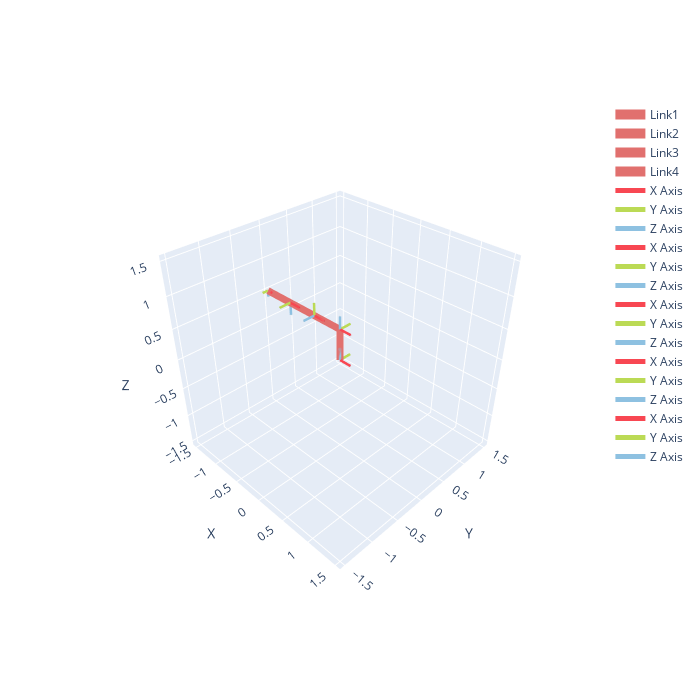

Notebook cell for this chart:
### Markdown cell above
Beginning with the default settings, we can easily adjust the robot's link length and actuator directions. These are important design parameters that we will explore further in the optimization chapter.

### Code cell
new_robot = generic.GenericFour(linklengths=[0.5, 0.5, 0.5, 0.5],
                                alpha=[0, np.pi/2, np.pi/2, 0],)
new_robot.plotly(new_robot.qz, save=True, path='./fig/g4_modified.png') # zero configuration

### Figure 1 — Plotly figure (JSON) as saved in the notebook; plotly's stock layout.template omitted (floating-point values rounded to 4 significant figures)
{"data": [{"line": {"color": "#E1706E", "width": 14}, "mode": "lines", "name": "Link1", "type": "scatter3d", "x": [0.0, 0.0], "y": [0.0, 0.0], "z": [0.0, 0.5]}, {"line": {"color": "#E1706E", "width": 14}, "mode": "lines", "name": "Link2", "type": "scatter3d", "x": [0.0, -0.5], "y": [0.0, 0.0], "z": [0.5, 0.5]}, {"line": {"color": "#E1706E", "width": 14}, "mode": "lines", "name": "Link3", "type": "scatter3d", "x": [-0.5, -1.0], "y": [0.0, 0.0], "z": [0.5, 0.5]}, {"line": {"color": "#E1706E", "width": 14}, "mode": "lines", "name": "Link4", "type": "scatter3d", "x": [-1.0, -1.5], "y": [0.0, 0.0], "z": [0.5, 0.5]}, {"line": {"color": "#F84752", "width": 5}, "mode": "lines", "name": "X Axis", "type": "scatter3d", "x": [0, 0.2], "y": [0, 0], "z": [0, 0]}, {"cmax": 1, "cmin": 0, "colorscale": [[0, "#F84752"], [1, "#F84752"]], "showscale": false, "sizemode": "absolute", "sizeref": 0.02, "type": "cone", "u": [1], "v": [0], "w": [0], "x": [0.2], "y": [0], "z": [0]}, {"line": {"color": "#BBDA55", "width": 5}, "mode": "lines", "name": "Y Axis", "type": "scatter3d", "x": [0, 0], "y": [0, 0.2], "z": [0, 0]}, {"cmax": 1, "cmin": 0, "colorscale": [[0, "#BBDA55"], [1, "#BBDA55"]], "showscale": false, "sizemode": "absolute", "sizeref": 0.02, "type": "cone", "u": [0], "v": [1], "w": [0], "x": [0], "y": [0.2], "z": [0]}, {"line": {"color": "#8EC1E1", "width": 5}, "mode": "lines", "name": "Z Axis", "type": "scatter3d", "x": [0, 0], "y": [0, 0], "z": [0, 0.2]}, {"cmax": 1, "cmin": 0, "colorscale": [[0, "#8EC1E1"], [1, "#8EC1E1"]], "showscale": false, "sizemode": "absolute", "sizeref": 0.02, "type": "cone", "u": [0], "v": [0], "w": [1], "x": [0], "y": [0], "z": [0.2]}, {"line": {"color": "#F84752", "width": 5}, "mode": "lines", "name": "X Axis", "type": "scatter3d", "x": [0, 0.2], "y": [0, 0], "z": [0.5, 0.5]}, {"cmax": 1, "cmin": 0, "colorscale": [[0, "#F84752"], [1, "#F84752"]], "showscale": false, "sizemode": "absolute", "sizeref": 0.02, "type": "cone", "u": [1], "v": [0], "w": [0], "x": [0.2], "y": [0], "z": [0.5]}, {"line": {"color": "#BBDA55", "width": 5}, "mode": "lines", "name": "Y Axis", "type": "scatter3d", "x": [0, 0], "y": [0, 0.2], "z": [0.5, 0.5]}, {"cmax": 1, "cmin": 0, "colorscale": [[0, "#BBDA55"], [1, "#BBDA55"]], "showscale": false, "sizemode": "absolute", "sizeref": 0.02, "type": "cone", "u": [0], "v": [1], "w": [0], "x": [0], "y": [0.2], "z": [0.5]}, {"line": {"color": "#8EC1E1", "width": 5}, "mode": "lines", "name": "Z Axis", "type": "scatter3d", "x": [0, 0], "y": [0, 0], "z": [0.5, 0.7]}, {"cmax": 1, "cmin": 0, "colorscale": [[0, "#8EC1E1"], [1, "#8EC1E1"]], "showscale": false, "sizemode": "absolute", "sizeref": 0.02, "type": "cone", "u": [0], "v": [0], "w": [1], "x": [0], "y": [0], "z": [0.7]}, {"line": {"color": "#F84752", "width": 5}, "mode": "lines", "name": "X Axis", "type": "scatter3d", "x": [-0.5, -0.3], "y": [0, 0], "z": [0.5, 0.5]}, {"cmax": 1, "cmin": 0, "colorscale": [[0, "#F84752"], [1, "#F84752"]], "showscale": false, "sizemode": "absolute", "sizeref": 0.02, "type": "cone", "u": [1], "v": [0], "w": [0], "x": [-0.3], "y": [0], "z": [0.5]}, {"line": {"color": "#BBDA55", "width": 5}, "mode": "lines", "name": "Y Axis", "type": "scatter3d", "x": [-0.5, -0.5], "y": [0, 1.225e-17], "z": [0.5, 0.7]}, {"cmax": 1, "cmin": 0, "colorscale": [[0, "#BBDA55"], [1, "#BBDA55"]], "showscale": false, "sizemode": "absolute", "sizeref": 0.02, "type": "cone", "u": [0], "v": [6.123e-17], "w": [1], "x": [-0.5], "y": [1.225e-17], "z": [0.7]}, {"line": {"color": "#8EC1E1", "width": 5}, "mode": "lines", "name": "Z Axis", "type": "scatter3d", "x": [-0.5, -0.5], "y": [0, -0.2], "z": [0.5, 0.5]}, {"cmax": 1, "cmin": 0, "colorscale": [[0, "#8EC1E1"], [1, "#8EC1E1"]], "showscale": false, "sizemode": "absolute", "sizeref": 0.02, "type": "cone", "u": [0], "v": [-1], "w": [6.123e-17], "x": [-0.5], "y": [-0.2], "z": [0.5]}, {"line": {"color": "#F84752", "width": 5}, "mode": "lines", "name": "X Axis", "type": "scatter3d", "x": [-1, -0.8], "y": [0, 0], "z": [0.5, 0.5]}, {"cmax": 1, "cmin": 0, "colorscale": [[0, "#F84752"], [1, "#F84752"]], "showscale": false, "sizemode": "absolute", "sizeref": 0.02, "type": "cone", "u": [1], "v": [0], "w": [0], "x": [-0.8], "y": [0], "z": [0.5]}, {"line": {"color": "#BBDA55", "width": 5}, "mode": "lines", "name": "Y Axis", "type": "scatter3d", "x": [-1, -1], "y": [0, -0.2], "z": [0.5, 0.5]}, {"cmax": 1, "cmin": 0, "colorscale": [[0, "#BBDA55"], [1, "#BBDA55"]], "showscale": false, "sizemode": "absolute", "sizeref": 0.02, "type": "cone", "u": [0], "v": [-1], "w": [1.225e-16], "x": [-1], "y": [-0.2], "z": [0.5]}, {"line": {"color": "#8EC1E1", "width": 5}, "mode": "lines", "name": "Z Axis", "type": "scatter3d", "x": [-1, -1], "y": [0, -2.449e-17], "z": [0.5, 0.3]}, {"cmax": 1, "cmin": 0, "colorscale": [[0, "#8EC1E1"], [1, "#8EC1E1"]], "showscale": false, "sizemode": "absolute", "sizeref": 0.02, "type": "cone", "u": [0], "v": [-1.225e-16], "w": [-1], "x": [-1], "y": [-2.449e-17], "z": [0.3]}, {"line": {"color": "#F84752", "width": 5}, "mode": "lines", "name": "X Axis", "type": "scatter3d", "x": [-1.5, -1.4], "y": [0, 0], "z": [0.5, 0.5]}, {"cmax": 1, "cmin": 0, "colorscale": [[0, "#F84752"], [1, "#F84752"]], "showscale": false, "sizemode": "absolute", "sizeref": 0.01, "type": "cone", "u": [1], "v": [0], "w": [0], "x": [-1.4], "y": [0], "z": [0.5]}, {"line": {"color": "#BBDA55", "width": 5}, "mode": "lines", "name": "Y Axis", "type": "scatter3d", "x": [-1.5, -1.5], "y": [0, -0.1], "z": [0.5, 0.5]}, {"cmax": 1, "cmin": 0, "colorscale": [[0, "#BBDA55"], [1, "#BBDA55"]], "showscale": false, "sizemode": "absolute", "sizeref": 0.01, "type": "cone", "u": [0], "v": [-1], "w": [1.225e-16], "x": [-1.5], "y": [-0.1], "z": [0.5]}, {"line": {"color": "#8EC1E1", "width": 5}, "mode": "lines", "name": "Z Axis", "type": "scatter3d", "x": [-1.5, -1.5], "y": [0, -1.225e-17], "z": [0.5, 0.4]}, {"cmax": 1, "cmin": 0, "colorscale": [[0, "#8EC1E1"], [1, "#8EC1E1"]], "showscale": false, "sizemode": "absolute", "sizeref": 0.01, "type": "cone", "u": [0], "v": [-1.225e-16], "w": [-1], "x": [-1.5], "y": [-1.225e-17], "z": [0.4]}], "layout": {"height": 700, "scene": {"aspectmode": "cube", "camera": {"center": {"x": 0, "y": 0, "z": 0}, "eye": {"x": 1.581, "y": -1.581, "z": 1.581}, "up": {"x": 0, "y": 0, "z": 1}}, "xaxis": {"nticks": 10, "range": [-1.581, 1.581], "title": {"text": "X"}}, "yaxis": {"nticks": 10, "range": [-1.581, 1.581], "title": {"text": "Y"}}, "zaxis": {"nticks": 10, "range": [-1.581, 1.581], "title": {"text": "Z"}}}, "width": 700}}
